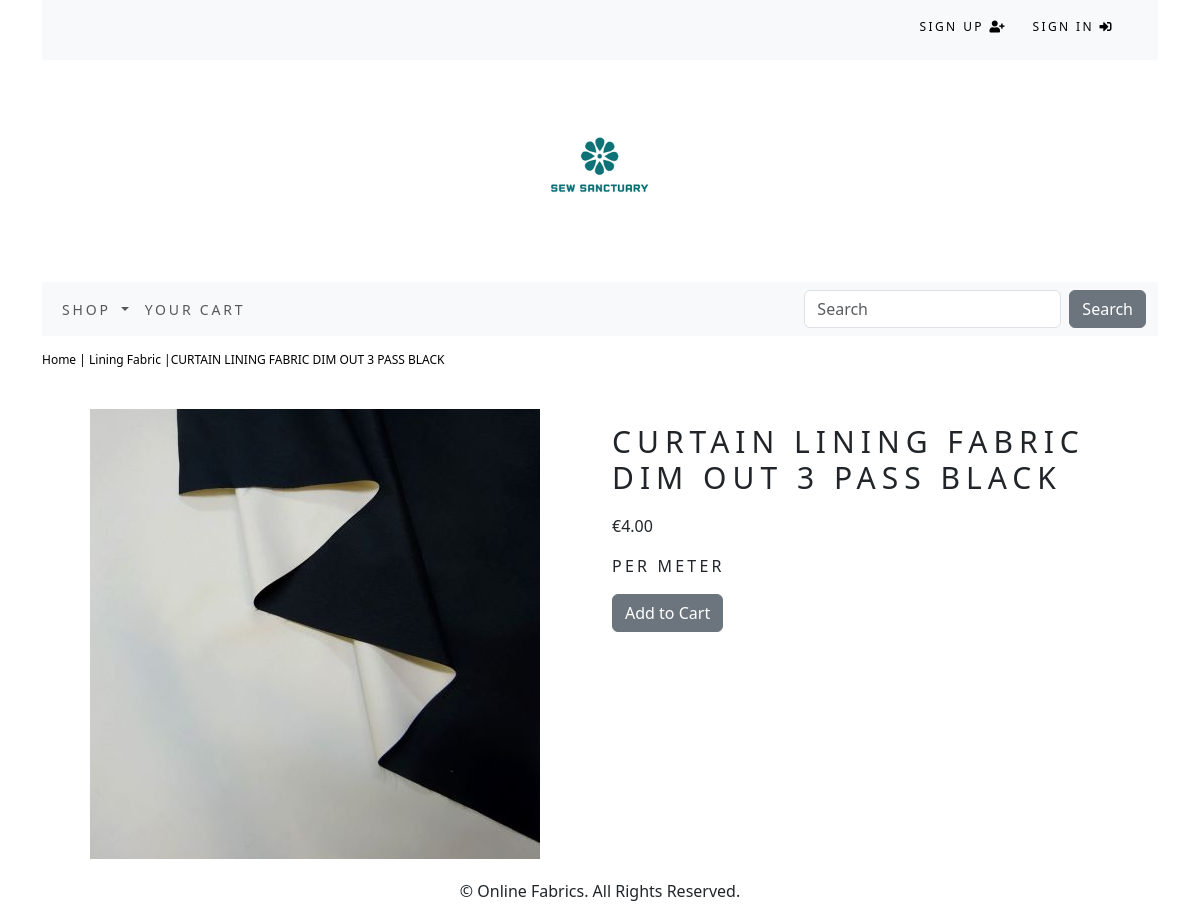
Screenshot of /3ee9d13e-3846-463f-86f7-d7e6ad6ecb55/6a8f1839-2539-470c-852c-8bbfd8991f5f/ with the database file from the repository.
### shop/models.py (models this page shows, shortened)
class Product(models.Model):
    id = models.UUIDField(
        primary_key=True,
        default=uuid.uuid4,
        editable=False)
    name = models.CharField(max_length=250, unique=True)
    description = models.TextField(blank = True)
    category = models.ForeignKey(Category, on_delete=models.CASCADE)
    price = models.DecimalField(max_digits=10, decimal_places=2)
    image = models.ImageField(upload_to = 'product', blank=True)
    stock = models.IntegerField()
    available = models.BooleanField(default=True)
    created = models.DateTimeField(auto_now_add=True, blank = True, null= True)
    updated = models.DateTimeField(auto_now=True, blank = True, null= True)
    class Meta:
        ordering = ('name',)
        verbose_name = 'product'
        verbose_name_plural = 'products'

class Category(models.Model):
    id = models.UUIDField(
        primary_key=True,
        default=uuid.uuid4,
        editable=False)
    name = models.CharField(max_length=250, unique=True)
    description = models.TextField(blank = True)
    image = models.ImageField(upload_to = 'category', blank=True)
    class Meta:
        ordering = ('name',)
        verbose_name = 'category'
        verbose_name_plural = 'categories'
    def get_absolute_url(self):
        return reverse('shop:products_by_category', args=[self.id])
    def __str__(self):
        return self.name

### shop/views.py (the view)
# urls.py: path('<uuid:category_id>/<uuid:product_id>/', views.product_detail, name= 'product_detail'),
def product_detail(request, category_id, product_id):
    product = get_object_or_404(Product, category_id=category_id, id=product_id)
    return render(request, 'shop/product.html', {'product':product})

### cart/context_processors.py (called while the page is built)
def counter(request):
    item_count = 0
    if 'admin' in request.path:
        return {}
    else:
        try:
            cart = Cart.objects.filter(cart_id=_cart_id(request))
            cart_items = CartItem.objects.all().filter(cart=cart[:1])
            for cart_item in cart_items:
                item_count += cart_item.quantity
        except Cart.DoesNotExist:
            item_count = 0
    return {'item_count':item_count}

### cart/views.py (called while the page is built)
def _cart_id(request):
    cart = request.session.session_key
    if not cart:
        cart = request.session.create()
    return cart

### shop/context_processors.py (called while the page is built)
def menu_links(request):
    links = Category.objects.all()
    return {'links':links}

### shop/templates/shop/product.html (shortened to what this page needs)
{% extends "base.html" %}
{% load static %}
{% block content %}
    <div class="row my_prod_row_class">
        <div class="mx-auto">
            <p><a href="{% url 'shop:all_products' %}">Home</a> | <a href="{{product.category.get_url }}">{{product.category}}</a> |{{product.name}}</p>
        </div>
        <div class="container">
            <br>
            <div class="row">
                <div class="col-12 col-sm-12 col-md-12 col-lg-6 text-center">
                    <div style="min-width: 18rem;">
                        <img class="prod_img" src="{{product.image.url}}" alt="{{product.name}}">
                    </div>
                </div>
                <div class="col-12 col-sm-12 col-md-12 col-lg-6">
                    <div>
                        <h1 class="my_prod_title">{{product.name}}</h1>
                        <p>€{{product.price}}</p>
                        <p class="my_title">Per Meter</p>
                        {% if product.stock == 0%}
                            <p class="text-justify my_prod_text"><b>Out of Stock</b></p>
                        {% else %}
                            <a class ="btn btn-secondary" href="{% url 'cart:add_cart' product.id %}">Add to Cart</a>
                        {% endif %}
                    </div>
                </div>
            </div>
        </div>
    </div>
{% endblock %}

### static/css/custom.css (style rules this page uses)
.my_title { font-size: 16px; text-transform: uppercase; letter-spacing: .2em; }
.my_prod_row_class { padding-top: 15px; padding-bottom: 20px; }
.my_prod_row_class .mx-auto p { color: #000; font-size: 12px; }
.my_prod_row_class .mx-auto p a { color: #000; font-size: 12px; text-decoration: none; }
.my_prod_title { font-size: 30px; text-transform: uppercase; letter-spacing: .2em; padding-top: 15px; padding-bottom: 10px; }

### rows the page displays
Product: category "Lining Fabric", name "CURTAIN LINING FABRIC DIM OUT 3 PASS BLACK", image (picture), price "4.00"
